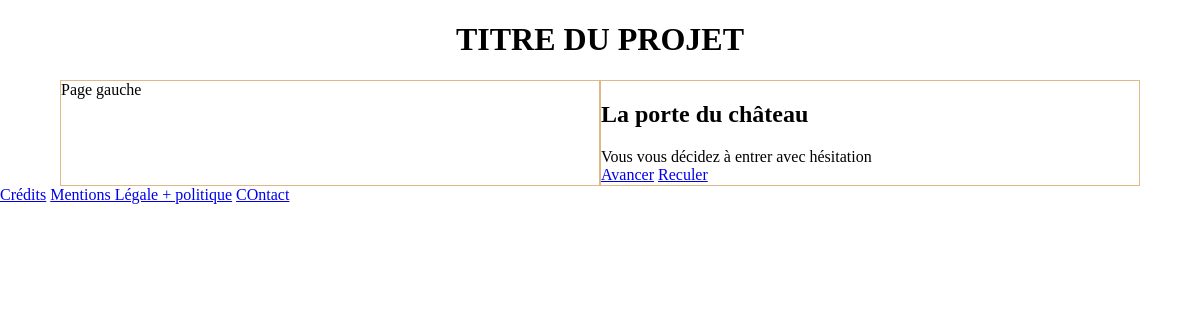
/adventure.php?id_paragraphe_out=3 (signed in), run on the app's committed database.
### tables this page shows
CREATE TABLE `paragraph` (
  `id_paragraph` int(11) NOT NULL,
  `title` varchar(50) NOT NULL,
  `content` text NOT NULL
);

CREATE TABLE `choice` (
  `id_choice` int(11) NOT NULL,
  `id_paragraphe_come` int(11) NOT NULL,
  `texte_choice` text NOT NULL,
  `id_paragraphe_out` int(11) NOT NULL
);

### adventure.php (the view, shortened to what this page needs)
<?php include('inc/connect.php');?>
<?php include('inc/header.php');?>
<h1>TITRE DU PROJET</h1>
<main>
  <section>Page gauche</section>
  <section>
<?php
 if(isset($_GET['id_paragraphe_out']) && !empty($_GET['id_paragraphe_out'])) {
   $id_paragraphe_en_cours = $_GET["id_paragraphe_out"];
  }else{
    $id_paragraphe_en_cours = 1;
  }
  $requete_prepare_1=$db->prepare("SELECT * FROM paragraph WHERE id_paragraph = :id");
  $requete_prepare_1->execute(array( 'id' => $id_paragraphe_en_cours ));
  $lignes=$requete_prepare_1->fetch(PDO::FETCH_OBJ);
  $title = $lignes->title;
  $content = $lignes->content;
?>
    <h2><?php echo $title; ?></h2>
    <div><?php echo $content; ?></div>
    <div>
<?php
  $query = $db->prepare('SELECT * FROM choice WHERE id_paragraphe_come=:id_paragraphe_come ORDER BY id_choice');
  $query->execute(array( 'id_paragraphe_come' => $id_paragraphe_en_cours ));
  foreach ($query as $row) {
      $texte_choice = $row['texte_choice'];
      $id_paragraphe_out = $row['id_paragraphe_out'];
    ?>
    <a href="adventure.php?id_paragraphe_out=<?php echo $id_paragraphe_out; ?>"><?php echo $texte_choice; ?></a>
    <?php
  }
?>
</div>
  </section>
</main>
<?php include('inc/footer.php');?>

### css/style.css (style rules this page uses)
h1 { text-align: center; }
main { display: flex; justify-content: space-between; max-width: 90%; margin: 0 auto; }
main section { border: 1px solid burlywood; width: 100%; }

### data on the page
paragraph: title "La porte du château", content "Vous vous décidez à entrer avec hésitation"
choice: texte_choice "Avancer"
choice: texte_choice "Reculer"
